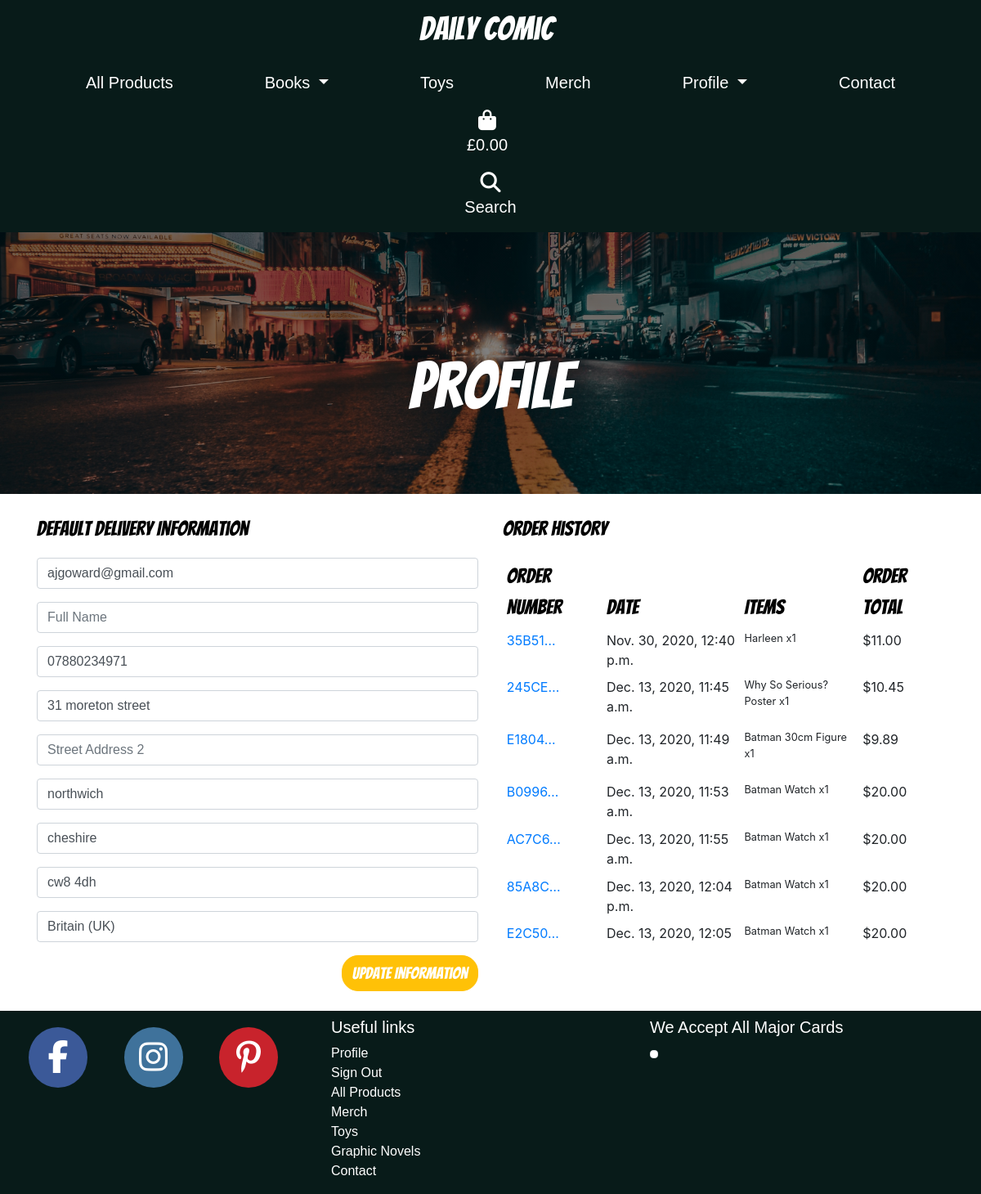
/profile/ (signed in), run on the app's committed database.
### profiles/models.py (models this page shows, shortened)
class  Userprofiles(models.Model):
    user = models.OneToOneField(User, on_delete=models.CASCADE)
    default_email = models.CharField(max_length=80,
                                               null=True, blank=True)
    default_full_name = models.CharField(max_length=80,
                                               null=True, blank=True)
    default_phone_number = models.CharField(max_length=20,
                                            null=True, blank=True)
    default_street_address1 = models.CharField(max_length=80,
                                               null=True, blank=True)
    default_street_address2 = models.CharField(max_length=80,
                                               null=True, blank=True)
    default_town_or_city = models.CharField(max_length=40,
                                            null=True, blank=True)
    default_county = models.CharField(max_length=80,
                                      null=True, blank=True)
    default_postcode = models.CharField(max_length=20,
                                        null=True, blank=True)
    default_country = CountryField(blank_label='Country',
                                   null=True, blank=True)

### checkout/models.py (models this page shows, shortened)
class Order(models.Model):
    order_number = models.CharField(max_length=32, null=False, editable=False)
    user_profile = models.ForeignKey(
        Userprofiles, on_delete=models.SET_NULL, null=True,
        blank=True, related_name='orders')
    full_name = models.CharField(max_length=50, null=False, blank=False)
    email = models.EmailField(max_length=254, null=False, blank=False)
    phone_number = models.CharField(max_length=20, null=False, blank=False)
    country = CountryField(blank_label="Country *", null=False, blank=False)
    postcode = models.CharField(max_length=20, null=True, blank=True)
    town_or_city = models.CharField(max_length=40, null=False, blank=False)
    street_address1 = models.CharField(max_length=80, null=False, blank=False)
    street_address2 = models.CharField(max_length=80, null=True, blank=True)
    county = models.CharField(max_length=80, null=True, blank=True)
    date = models.DateTimeField(auto_now_add=True)
    delivery_cost = models.DecimalField(
        max_digits=6, decimal_places=2, null=False, default=0)
    order_total = models.DecimalField(
        max_digits=10, decimal_places=2, null=False, default=0)
    grand_total = models.DecimalField(
        max_digits=10, decimal_places=2, null=False, default=0)
    original_bag = models.TextField(null=False, blank=False, default='')
    stripe_pid = models.CharField(
        max_length=254, null=False, blank=False, default='')

class OrderLineItem(models.Model):
    order = models.ForeignKey(
        Order, null=False, blank=False, on_delete=models.CASCADE, related_name='lineitems')
    product = models.ForeignKey(
        Product, null=False, blank=False, on_delete=models.CASCADE)
    sub_id = models.CharField(max_length=254, blank=True)
    product_size = models.CharField(
        max_length=2, null=True, blank=True)  # XS, S, M, L, XL
    quantity = models.IntegerField(null=False, blank=False, default=0)
    lineitem_total = models.DecimalField(
        max_digits=6, decimal_places=2,
        null=False, blank=False, editable=False)

### products/models.py (models this page shows, shortened)
class Product(models.Model):
    category = models.ForeignKey(
        'Category', null=True, blank=True, on_delete=models.SET_NULL)
    sku = models.CharField(max_length=254, blank=True)
    name = models.CharField(max_length=254)
    universe = models.CharField(max_length=254, blank=True)
    hero = models.CharField(max_length=254, blank=True)
    author = models.CharField(max_length=254, blank=True)
    artist = models.CharField(max_length=254, blank=True)
    publishedby = models.CharField(max_length=254, blank=True)
    description = models.TextField()
    has_sizes = models.BooleanField(default=False, null=True, blank=True)
    is_subscription = models.BooleanField(default=False, null=True, blank=True)
    sub_id = models.CharField(max_length=254, blank=True)
    rrp = models.DecimalField(max_digits=6, decimal_places=2)
    price = models.DecimalField(max_digits=6, decimal_places=2)
    image_url = models.URLField(
        max_length=1024, blank=True)
    image = models.ImageField(blank=True)

### profiles/views.py (the view)
# urls.py: path('', views.theProfile, name='theprofile'),
def theProfile(request):
    profile = get_object_or_404(Userprofiles, user=request.user)
    if request.method == 'POST':
        form = ProfileForm(request.POST, instance=profile)
        if form.is_valid():
            form.save()
            messages.success(
                request, 'Successfully updated your details!')
    orders = profile.orders.all()
    template = 'profiles/theprofile.html'
    form = ProfileForm(instance=profile)
    context = {
        'form': form,
        'orders': orders,
        'on_profile': True,
    }
    return render(request, template, context)

### profiles/forms.py
class ProfileForm(forms.ModelForm):
    class Meta:
        model = Userprofiles
        exclude = ('user',)
    def __init__(self, *args, **kwargs):
        super().__init__(*args, **kwargs)
        placeholders = {
            'default_email': 'email',
            'default_full_name': 'Full Name',
            'default_phone_number': 'Phone Number',
            'default_country': 'Country',
            'default_postcode': 'Postal Code',
            'default_town_or_city': 'Town or City',
            'default_street_address1': 'Street Address 1',
            'default_street_address2': 'Street Address 2',
            'default_county': 'County',
        }
        self.fields['default_phone_number'].widget.attrs['autofocus'] = True
        for field in self.fields:
            if self.fields[field].required:
                placeholder = f'{placeholders[field]} *'
            else:
                placeholder = placeholders[field]
            self.fields[field].widget.attrs['placeholder'] = placeholder
            self.fields[field].widget.attrs['class'] = ''
            self.fields[field].label = False

### bag/contexts.py (called while the page is built, shortened)
def basket_contents(request):
    bag_items = []
    total = 0
    product_count = 0
    bag = request.session.get('bag', {})
    if total < settings.FREE_DELIVERY_THRESHOLD:
        delivery = total * Decimal(settings.STANDARD_DELIVERY_PERCENTAGE / 100)
        free_delivery_delta = settings.FREE_DELIVERY_THRESHOLD - total
    else:
        delivery = 0
        free_delivery_delta = 0
    grand_total = delivery + total
    context = {
        'bag_items': bag_items,
        'total': total,
        'product_count': product_count,
        'delivery': delivery,
        'free_delivery_delta': free_delivery_delta,
        'free_delivery_threshold': settings.FREE_DELIVERY_THRESHOLD,
        'grand_total': grand_total,
    }
    return context

### profiles/templates/profiles/theprofile.html (shortened to what this page needs)
{% extends "base.html" %}
{% load static %}
{% block extra_css %}
    <link rel="stylesheet" href="{% static 'profiles/css/profiles.css' %}">
{% endblock %}
{% block content %}
    <div class="hero-image1">
	<div class="hero-text">
    <h1>Profile</h1>
	</div>
</div>
<div class="container warpper">
	<div class="row mb-4">
		<div class="col-12 col-lg-6 mt-4">
			<p class="product-title">Default Delivery Information</p>
			<form class="mt-3 product-text" action="{% url 'theprofile' %}" method="POST" id="profile-update-form">
				{{ form|crispy }}
				<button class="btn btn-warning produtPageButton float-right">Update Information</button>
			</form>
		</div>
		<div class="col-12 col-lg-6 mt-4 mb-4">
			<p class="product-title">Order History</p>
			<div class="order-history table-responsive">
				<table class="table table-sm table-borderless">
					<thead class="product-title table-head">
						<tr>
							<th>Order Number</th>
							<th>Date</th>
							<th>Items</th>
							<th>Order Total</th>
						</tr>
					</thead>
					<tbody>
				 {% for order in orders %}
                                <tr>
                                    <td>
                                        <a href="{% url 'order_history' order.order_number %}"
                                        title="{{ order.order_number }}">
                                            {{ order.order_number|truncatechars:6 }}
                                        </a>
                                    </td>
                                    <td>{{ order.date }}</td>
                                    <td>
                                        <ul class="list-unstyled">
                                            {% for item in order.lineitems.all %}
                                                <li class="small">
                                                    {{ item.product.name }} x{{ item.quantity }}
                                                </li>
                                            {% endfor %}
                                        </ul>
                                    </td>
                                    <td>${{ order.grand_total }}</td>
                                </tr>
                            {% endfor %}
                        </tbody>
                    </table>
                </div>
            </div>
</div>
</div>
{% endblock %}

### static/css/base.css (style rules this page uses)
html { height: 100%; }
body, html { height: 100%; margin: 0; }
h1 { font-family: 'Bangers', sans-serif; font-size: 80px; }
.hero-image1 { background-image: linear-gradient(rgba(0, 0, 0, 0.5), rgba(0, 0, 0, 0.5)), url("/media/street.jpg"); height: 40%; background-color: black; background-position: center; background-repeat: no-repeat; background-size: cover; position: relative; }
.hero-text { text-align: center; position: absolute; top: 60%; left: 50%; transform: translate(-50%, -50%); color: white; }
.product-text { font-family: 'Playfair',sans-serif; font-size: 20px; }
.product-title { font-family: 'Bangers',sans-serif; font-size: 25px; color: black !important; }
.produtPageButton { color: #ffff !important; border-radius: 20px; font-family: 'Bangers',sans-serif; font-size: 20px; cursor: pointer; }
.form-group select { -webkit-appearance:none; }

### profiles/static/profiles/css/profiles.css (style rules this page uses)
th { font-weight: normal; }
.order-history { max-height: 468px; overflow-y: auto; }

### data on the page
Userprofiles: default_email "ajgoward@gmail.com", default_phone_number "07880234971", default_street_address1 "31 moreton street", default_town_or_city "northwich", default_county "cheshire", default_postcode "cw8 4dh", default_country "Britain (UK)"
Order: order_number "35B51…", date "Nov. 30, 2020, 12:40 p.m.", grand_total "11.00"
OrderLineItem: product.name "Harleen", quantity "1"
Order: order_number "245CE…", date "Dec. 13, 2020, 11:45 a.m.", grand_total "10.45"
OrderLineItem: product.name "Why So Serious? Poster", quantity "1"
Order: order_number "E1804…", date "Dec. 13, 2020, 11:49 a.m.", grand_total "9.89"
OrderLineItem: product.name "Batman 30cm Figure", quantity "1"
Order: order_number "B0996…", date "Dec. 13, 2020, 11:53 a.m.", grand_total "20.00"
OrderLineItem: product.name "Batman Watch", quantity "1"
Order: order_number "AC7C6…", date "Dec. 13, 2020, 11:55 a.m.", grand_total "20.00"
OrderLineItem: product.name "Batman Watch", quantity "1"
Order: order_number "85A8C…", date "Dec. 13, 2020, 12:04 p.m.", grand_total "20.00"
OrderLineItem: product.name "Batman Watch", quantity "1"
Order: order_number "E2C50…", date "Dec. 13, 2020, 12:05…", grand_total "20.00"
OrderLineItem: product.name "Batman Watch", quantity "1"
